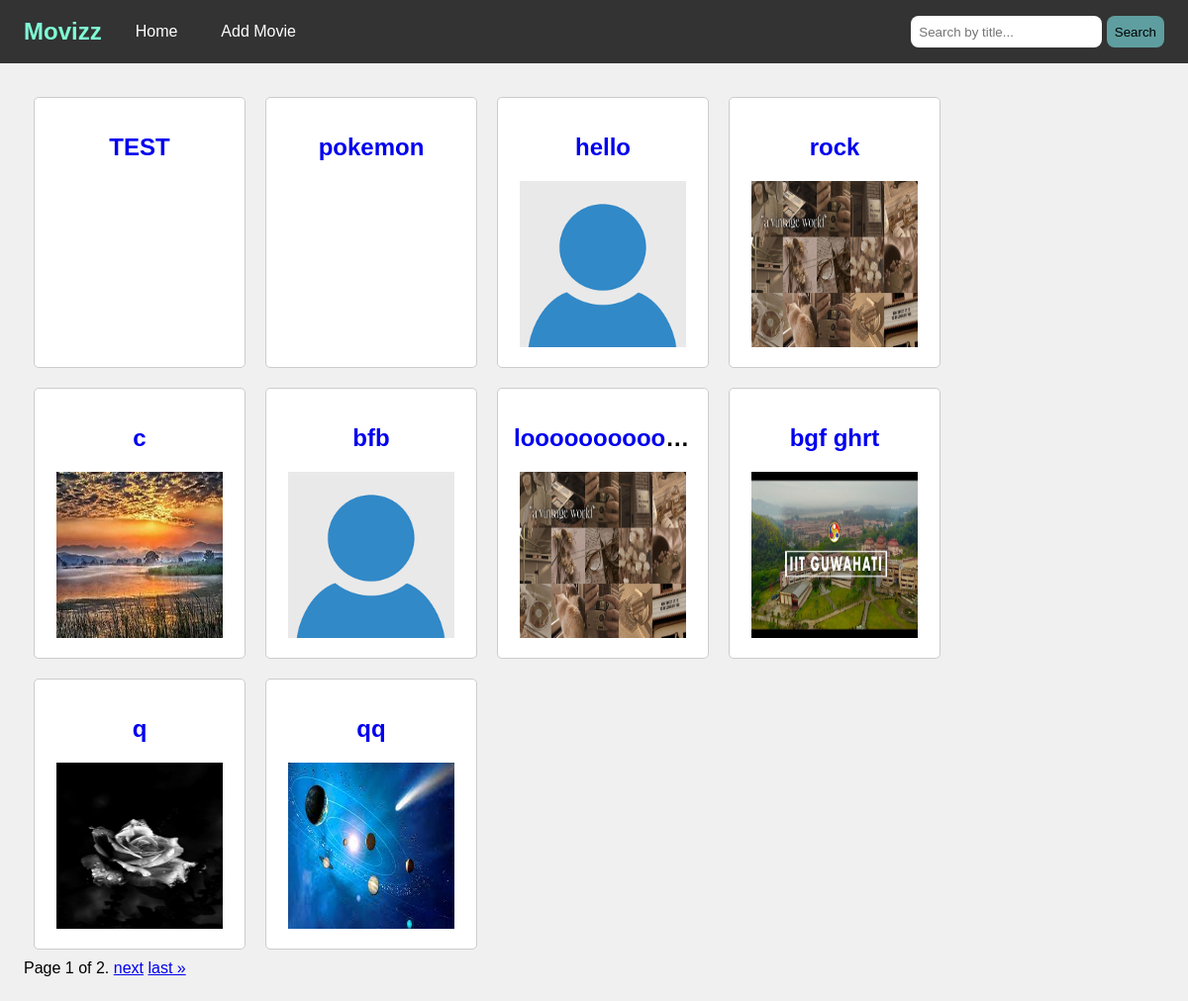
The page / on the database its author committed.
### movies/models.py (models this page shows, shortened)
class Movie(models.Model):
    title = models.CharField(max_length=200)
    director = models.CharField(max_length=200)
    release_date = models.DateField()
    genre = models.CharField(max_length=100)
    description = models.TextField()
    poster_image = models.ImageField(upload_to='posters/', blank=True, null=True)

### movies/views.py (the view)
# urls.py: 2. Add a URL to urlpatterns:  path('', views.home, name='home')
def home(request):
    query = request.GET.get('q')
    if query:
        movies = Movie.objects.filter(title__icontains=query)
    else:
        movies = Movie.objects.all()
    paginator = Paginator(movies, 10)  # Show 10 movies per page
    page_number = request.GET.get('page')
    page_obj = paginator.get_page(page_number)
    return render(request, 'movies/home.html', {'page_obj': page_obj})

### movies/templates/movies/home.html (shortened to what this page needs)
{% extends "base.html" %}
{% block content %}
<div class="movie-list">
    {% for movie in page_obj %}
        <div class="movie-card">
            <h2><a href="{% url 'movie_detail' movie.id %}">{{ movie.title }}</a></h2>
            {% if movie.poster_image %}
                <img src="{{ movie.poster_image.url }}" alt="{{ movie.title }}">
            {% endif %}
        </div>
    {% endfor %}
</div>
<div>
    <span class="step-links">
        <span class="current">
            Page {{ page_obj.number }} of {{ page_obj.paginator.num_pages }}.
        </span>
        {% if page_obj.has_next %}
            <a href="?page={{ page_obj.next_page_number }}">next</a>
            <a href="?page={{ page_obj.paginator.num_pages }}">last &raquo;</a>
        {% endif %}
    </span>
</div>
{% endblock %}

### movies/templates/base.html (shortened to what this page needs)
<!DOCTYPE html>
<html>
<head>
    {% load static %}
    <link rel="stylesheet" type="text/css" href="{% static 'movies/css/styles.css' %}">
</head>
<body>
    <nav>
        <div class='flex'>
            <h1 class="tag">Movizz</h1>
            <a href="{% url 'home' %}">Home</a>
            <a href="{% url 'add_movie' %}">Add Movie</a>
        </div>
        <form method="GET" action="{% url 'home' %}">
            <input type="text" name="q" placeholder="Search by title...">
            <button type="submit">Search</button>
        </form>
    </nav>
    <div class="container">
        {% block content %}
        {% endblock %}
    </div>
</body>
</html>

### movies/static/movies/css/styles.css (style rules this page uses)
body { font-family: Arial, sans-serif; background-color: #f0f0f0; margin: 0; padding: 0; }
nav { height: 2vh; width: 96vw; background-color: #333; color: white; padding: 2vw; display: flex; justify-content: space-between; align-items: center; }
nav a { color: white; margin: 0 10px; text-decoration: none; }
input { height: 2vh; border-radius: 1vh; border: none; padding: 1vh; }
button { height: 4vh; border-radius: 1vh; border: none; padding: 1vh; background-color: cadetblue; }
.flex { display: flex; align-items: center; gap: 2vw; }
.tag { color: aquamarine; }
.container { padding:3vh; }
h1 { color: #333; }
.movie-card { background-color: white; border: 1px solid #ccc; border-radius: 5px; margin: 10px; padding: 2vh; width: 15vw; height: 30vh; display: flex; flex-direction: column; align-items: center; overflow: hidden; }
.movie-card img { width: 14vw; height: 21vh; }
.movie-card h2 { white-space: nowrap; overflow: hidden; text-overflow: ellipsis; max-width: 100%; }
.movie-card a { text-decoration: none; }
.movie-list { display: flex; flex-wrap: wrap; }

### rows shown on the page
Movie: title "TEST"
Movie: title "pokemon"
Movie: title "hello", poster_image (placeholder picture)
Movie: title "rock", poster_image (picture)
Movie: title "c", poster_image (picture)
Movie: title "bfb", poster_image (placeholder picture)
Movie: title "loooooooooo…", poster_image (picture)
Movie: title "bgf ghrt", poster_image (picture)
Movie: title "q", poster_image (picture)
Movie: title "qq", poster_image (picture)

### other values the page prints
{{ page_obj.number }} "1"
{{ page_obj.paginator.num_pages }} "2"
